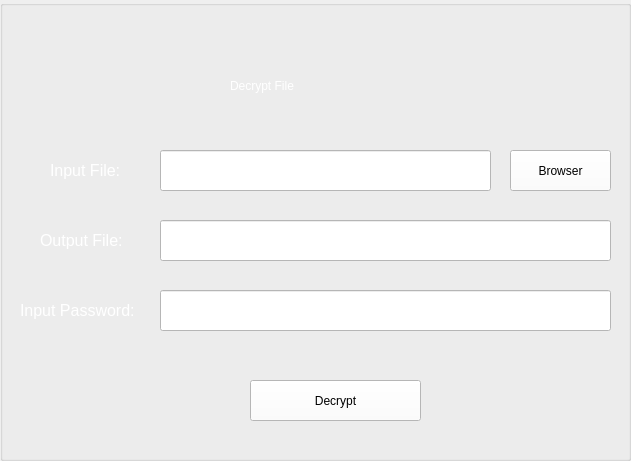
  <widget class="QGroupBox" name="groupBox_decryptfile">
   <property name="enabled">
    <bool>true</bool>
   </property>
   <property name="geometry">
    <rect>
     <x>250</x>
     <y>30</y>
     <width>631</width>
     <height>461</height>
    </rect>
   </property>
   <property name="title">
    <string/>
   </property>
   <widget class="QLabel" name="label_6">
    <property name="geometry">
     <rect>
      <x>50</x>
      <y>160</y>
      <width>81</width>
      <height>21</height>
     </rect>
    </property>
    <property name="font">
     <font>
      <pointsize>12</pointsize>
     </font>
    </property>
    <property name="styleSheet">
     <string notr="true">color: rgb(255, 255, 255);</string>
    </property>
    <property name="text">
     <string>Input File:</string>
    </property>
   </widget>
   <widget class="QLineEdit" name="input_defile">
    <property name="geometry">
     <rect>
      <x>160</x>
      <y>150</y>
      <width>331</width>
      <height>41</height>
     </rect>
    </property>
    <property name="font">
     <font>
      <pointsize>12</pointsize>
     </font>
    </property>
    <property name="styleSheet">
     <string notr="true">background-color: rgb(255, 255, 255);
color: rgb(0, 0, 0);</string>
    </property>
    <property name="readOnly">
     <bool>true</bool>
    </property>
   </widget>
   <widget class="QPushButton" name="btn_debrowser">
    <property name="geometry">
     <rect>
      <x>510</x>
      <y>150</y>
      <width>101</width>
      <height>41</height>
     </rect>
    </property>
    <property name="styleSheet">
     <string notr="true">color: rgb(0, 0, 0);
background-color: rgb(255, 255, 255);
font: 12pt &quot;MS Shell Dlg 2&quot;;</string>
    </property>
    <property name="text">
     <string>Browser</string>
    </property>
   </widget>
   <widget class="QLineEdit" name="output_defile">
    <property name="geometry">
     <rect>
      <x>160</x>
      <y>220</y>
      <width>451</width>
      <height>41</height>
     </rect>
    </property>
    <property name="font">
     <font>
      <pointsize>12</pointsize>
     </font>
    </property>
    <property name="styleSheet">
     <string notr="true">background-color: rgb(255, 255, 255);
color: rgb(0, 0, 0);</string>
    </property>
    <property name="readOnly">
     <bool>true</bool>
    </property>
   </widget>
   <widget class="QLabel" name="label_7">
    <property name="geometry">
     <rect>
      <x>40</x>
      <y>230</y>
      <width>91</width>
      <height>21</height>
     </rect>
    </property>
    <property name="font">
     <font>
      <pointsize>12</pointsize>
     </font>
    </property>
    <property name="styleSheet">
     <string notr="true">color: rgb(255, 255, 255);</string>
    </property>
    <property name="text">
     <string>Output File:</string>
    </property>
   </widget>
   <widget class="QLineEdit" name="input_depassword">
    <property name="geometry">
     <rect>
      <x>160</x>
      <y>290</y>
      <width>451</width>
      <height>41</height>
     </rect>
    </property>
    <property name="font">
     <font>
      <pointsize>12</pointsize>
     </font>
    </property>
    <property name="styleSheet">
     <string notr="true">background-color: rgb(255, 255, 255);
color: rgb(0, 0, 0);</string>
    </property>
    <property name="echoMode">
     <enum>QLineEdit::Password</enum>
    </property>
    <property name="readOnly">
     <bool>false</bool>
    </property>
   </widget>
   <widget class="QLabel" name="label_8">
    <property name="geometry">
     <rect>
      <x>20</x>
      <y>300</y>
      <width>121</width>
      <height>21</height>
     </rect>
    </property>
    <property name="font">
     <font>
      <pointsize>12</pointsize>
     </font>
    </property>
    <property name="styleSheet">
     <string notr="true">color: rgb(255, 255, 255);</string>
    </property>
    <property name="text">
     <string>Input Password:</string>
    </property>
   </widget>
   <widget class="QPushButton" name="btn_decryptfile_2">
    <property name="geometry">
     <rect>
      <x>250</x>
      <y>380</y>
      <width>171</width>
      <height>41</height>
     </rect>
    </property>
    <property name="styleSheet">
     <string notr="true">color: rgb(0, 0, 0);
background-color: rgb(255, 255, 255);
font: 12pt &quot;MS Shell Dlg 2&quot;;</string>
    </property>
    <property name="text">
     <string>Decrypt</string>
    </property>
   </widget>
   <widget class="QLabel" name="label_9">
    <property name="geometry">
     <rect>
      <x>230</x>
      <y>60</y>
      <width>191</width>
      <height>51</height>
     </rect>
    </property>
    <property name="styleSheet">
     <string notr="true">color: rgb(255, 255, 255);
font: 75 28pt &quot;Script MT Bold&quot;;</string>
    </property>
    <property name="text">
     <string>Decrypt File</string>
    </property>
   </widget>
  </widget>
